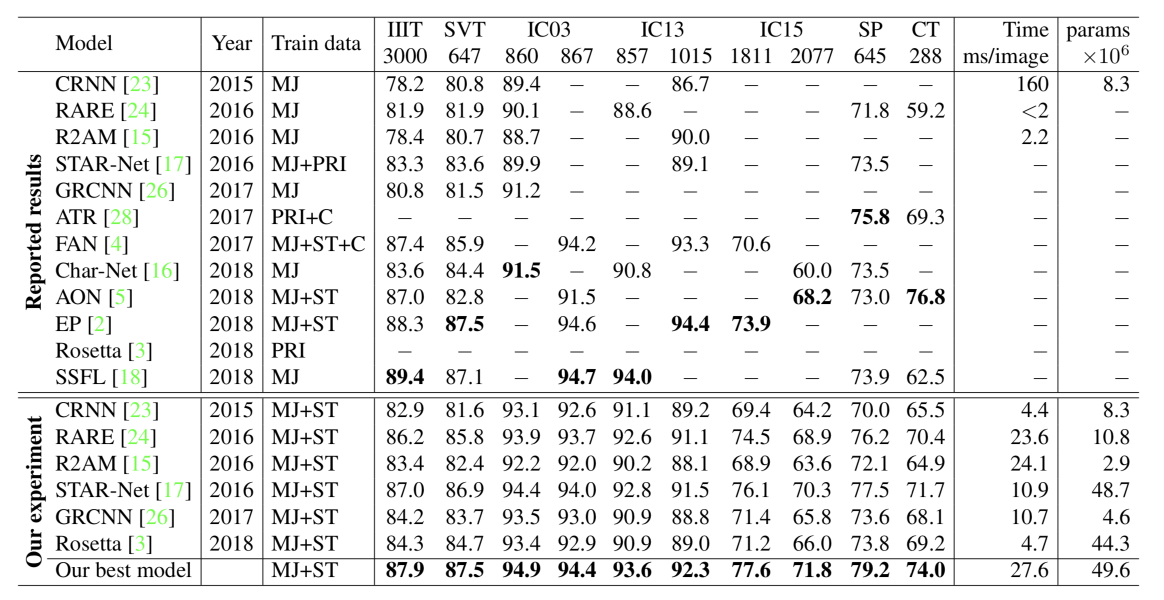
#> input picture PaperImage/table_1.png, 2328 x 1200 px, given as the content of the folder ../../PaperImage/table_1.png, which was not available (shown at 1/2 size)
$ python resize_center.py --input_path ../../PaperImage/table_1.png --output_path out.png
#> lines starting #> are read from the running program, lines starting #| are printed output that depends on the picture; pictures that were not available may be replaced by others from this repository, and a replacement may not be noted
import cv2
import os
import glob
import numpy as np
import argparse


def data_loader(path):
#> called with path = '_only/table_1.png'
    img = cv2.imread(path)
#> img is the input picture: shape (1200, 2328, 3); mean B, G, R 236, 236.4, 236.1
    h, w, _ = img.shape
#> h = 1200; w = 2328
    mu_b = img.T[0].flatten().mean()
#> mu_b = 236
    mu_g = img.T[1].flatten().mean()
#> mu_g = 236.4
    mu_r = img.T[2].flatten().mean()
#> mu_r = 236.1
    return img, h, w, _, mu_b, mu_g, mu_r


def gen_resize_img(path, opt):
    img, h, w, _, mu_b, mu_g, mu_r = data_loader(path)
#> h = 1200; w = 2328; mu_b = 236; mu_g = 236.4; mu_r = 236.1
    resize_img = cv2.resize(img, (opt.resize_width, int(opt.resize_width * h / w)))
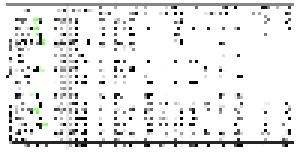
#> resize_img: shape (51, 100, 3) (shown 3 times larger); mean B, G, R 230.8, 231.2, 230.9
    r_h, r_w, r_c = resize_img.shape
#> r_h = 51; r_w = 100; r_c = 3
    if r_h <= opt.resize_height:
        H_PAD = int((opt.resize_height - r_h) / 2)
        if (opt.resize_height - r_h) % 2 == 0:
            b, g, r = np.full((H_PAD, r_w), int(mu_b)), np.full((H_PAD, r_w), int(mu_g)), np.full((H_PAD, r_w), int(mu_r))
            bgr = np.stack([b, g, r], 2)
            new_image = np.concatenate([bgr, resize_img, bgr], 0)
            print('before:{} => middle:{} => after:{}'.format(img.shape, resize_img.shape, new_image.shape))
        else:
            b, g, r = np.full((H_PAD, r_w), int(mu_b)), np.full((H_PAD, r_w), int(mu_g)), np.full((H_PAD, r_w), int(mu_r))
            b_, g_, r_ = np.full((1, r_w), int(mu_b)), np.full((1, r_w), int(mu_g)), np.full((1, r_w), int(mu_r))
            bgr = np.stack([b, g, r], 2)
            bgr_ = np.stack([b_, g_, r_], 2)
            new_image = np.concatenate([bgr, resize_img, bgr], 0)
            new_image = np.concatenate([bgr_, new_image], 0)
            print('before:{} => middle:{} => after:{}'.format(img.shape, resize_img.shape, new_image.shape))
    elif r_h > opt.resize_height:
        w_resize_img = cv2.resize(resize_img, (int(opt.resize_height * w / h), opt.resize_height))
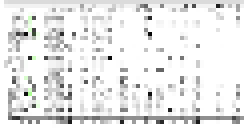
#> w_resize_img: shape (32, 62, 3) (shown 4 times larger); mean B, G, R 233, 233.3, 233.1
        r_h, r_w, _ = w_resize_img.shape
#> r_h = 32; r_w = 62
        W_PAD = int((opt.resize_width - r_w) / 2)
#> W_PAD = 19
        if (opt.resize_width - r_w) % 2 == 0:
            b, g, r = np.full((r_h, W_PAD), int(mu_b)), np.full((r_h, W_PAD), int(mu_g)), np.full((r_h, W_PAD), int(mu_r))
            bgr = np.stack([b, g, r], 2)
            new_image = np.concatenate([bgr, w_resize_img, bgr], 1)
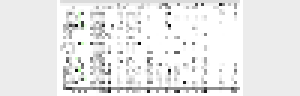
#> new_image: shape (32, 100, 3) int64 (shown 3 times larger); mean B, G, R 234.2, 234.3, 234.2
            cv2.imwrite('new_image.png', new_image)
            print('before:{} => middle:{} => after:{}'.format(img.shape, resize_img.shape, new_image.shape))
#| before:(1200, 2328, 3) => middle:(51, 100, 3) => after:(32, 100, 3)
        else:
            b, g, r = np.full((r_h, W_PAD), int(mu_b)), np.full((r_h, W_PAD), int(mu_g)), np.full((r_h, W_PAD), int(mu_r))
            bgr = np.stack([b, g, r], 2)
            b_, g_, r_ = np.full((r_h, 1), int(mu_b)), np.full((r_h, 1), int(mu_g)), np.full((r_h, 1), int(mu_r))
            bgr_ = np.stack([b_, g_, r_], 2)
            new_image = np.concatenate([bgr, w_resize_img, bgr], 1)
            new_image = np.concatenate([bgr_ , new_image], 1)
            cv2.imwrite('new_image.png', new_image)
            print('before:{} => middle:{} => after:{}'.format(img.shape, resize_img.shape, new_image.shape))
    else:
        print(f"漏れてるよ:{path}")
        print('before:{} => middle:{} '.format(img.shape, resize_img.shape))

    return new_image


def main(opt):
    os.makedirs(opt.output_path, exist_ok=True)
    image_path = glob.glob(opt.input_path + "/*.png")
    for p in image_path:
        resized_new_image = gen_resize_img(p, opt)
        image_name = p.split('/')
        cv2.imwrite(opt.output_path + image_name[len(image_name)-1], resized_new_image)


if __name__=='__main__':
    parser = argparse.ArgumentParser()
    parser.add_argument('--input_path', required=True, help='path to input image')
    parser.add_argument('--output_path', required=True, help='path to output image')
    parser.add_argument('--resize_width', default=100, type=int, help='width you want to resize')
    parser.add_argument('--resize_height', default=32, type=int, help='height you want to resize')

    opt = parser.parse_args()

    main(opt)
